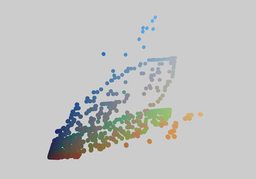
#> input picture example.png, 256 x 179 px, shrunk from 1000 x 700 before the run
$ python run.py example.png
#> lines starting #> are read from the running program, lines starting #| are printed output that depends on the picture
import os, sys, collections, pickle
from PIL import Image, ImageDraw
import cv2
from jinja2 import Template

INFILE = sys.argv[1]
BLENDER_PATH = '/Applications/Blender.app/Contents/MacOS/blender'
DIR_PATH = os.path.dirname(os.path.realpath(__file__))

def rgb_to_lab(inputRGB):
	rgb = [0,0,0]
	for idx, i in enumerate(inputRGB):
		i = float(i) / 255
		if i > 0.04045:
			i = ((i + 0.055) / 1.055) ** 2.4
		else:
			i = i / 12.92
		rgb[idx] = i * 100

	xyz = [0,0,0,]
	x = rgb[0] * 0.4124 + rgb[1] * 0.3576 + rgb[2] * 0.1805
	y = rgb[0] * 0.2126 + rgb[1] * 0.7152 + rgb[2] * 0.0722
	z = rgb[0] * 0.0193 + rgb[1] * 0.1192 + rgb[2] * 0.9505
	xyz = [round(i, 4) for i in [x,y,z]]
	xyz[0] = float(xyz[0]) / 95.047  # ref_X = 95.047 Observer = 2°, Illuminant = D65
	xyz[1] = float(xyz[1]) / 100.0   # ref_Y = 100.000
	xyz[2] = float(xyz[2]) / 108.883 # ref_Z = 108.883
	for idx, i in enumerate(xyz):
		if i > 0.008856:
			i = i ** (0.3333333333333333)
		else:
			i = (7.787 * i) + (16/116)
	return xyz

def log_colors(colors, prefix=INFILE):
	# Log colors
	print('logging colors...')
	with open(prefix + '_colors.log', 'w+') as f:
		for color in list(colors):
			f.write(str(color)[1:-1] + '\n')
	with open(prefix + '_colors.pickle', 'wb') as f:
	    pickle.dump(colors, f)

	# Log unique colors
	print('logging unique colors...')
	with open(prefix + '_colors_unique.log', 'w+') as f:
		colors_unique = list(collections.Counter(colors).keys())
		for i in colors_unique:
			f.write(str(i)[1:-1] + '\n')
	with open(prefix + '_colors_unique.pickle', 'wb') as f:
	    pickle.dump(colors_unique, f)

	# Log LAB colors
	print('logging LAB colors...')
	with open(prefix + '_colors_LAB.log', 'w+') as f:
		colors_lab = [list(i) for i in collections.Counter(colors).keys()]
		colors_lab = [rgb_to_lab(i) for i in colors_lab]
		for i in colors_lab:
			f.write(str(i)[1:-1] + '\n')
	with open(prefix + '_colors_LAB.pickle', 'wb') as f:
	    pickle.dump(colors_lab, f)

	# Log unique LAB colors
	print('logging unique LAB colors...')
	with open(prefix + '_colors_unique_LAB.log', 'w+') as f:
		colors_unique = collections.Counter(colors).keys()
		colors_unique_lab = [list(i) for i in collections.Counter(colors_unique).keys()]
		colors_unique_lab = [rgb_to_lab(i) for i in colors_unique_lab]
		for i in colors_unique_lab:
			f.write(str(i)[1:-1] + '\n')
	with open(prefix + '_colors_unique_LAB.pickle', 'wb') as f:
	    pickle.dump(colors_unique_lab, f)

	# Reduce colors list size by every nth item
	# n = 100
	# colors_unique = colors_unique[0::n]
	# colors_unique_lab = colors_unique_lab[0::n]

	# Use occurences of colours to set radius
	print('setting radius of individual points...')
	r_weight = 0.1
	radii = []
	for c in colors_unique:
		radii.append(colors.count(c) * r_weight)

	# Set items dict to be passed to jinja
	print('creating items dict for jinja2...')
	items = [{
		'color': color,
		'position': [(i * 10) for i in colors_unique_lab[idx]],
		'radius': radii[idx]
	} for idx, color in enumerate(colors_unique)]

	# Reduce items list size by every nth item
	# n = 10
	# items = items[0::n]

	with open(prefix + '.pickle', 'wb') as f:
	    pickle.dump(items, f)

def save_image(colors):
	w = h = len(colors)
	im = Image.new('RGB', (int(w), int(h)))
	im_draw = ImageDraw.Draw(im)
	for idx, color in enumerate(colors):
		im_draw.line((idx,0) + (idx, int(h)), fill=color)
	del im_draw
	im.save(INFILE + '_colors.png')

def extract_colors_from_image(filename):
	im = Image.open(filename)
	colors = []
	for idx, color in enumerate(im.getcolors(maxcolors=999999)):
		rgb = color[1] if 'RGB' in im.mode else color[1][:-1]
		rgb = tuple(list(rgb[:-1])) if len(rgb) > 3 else rgb # Ignore alpha channel
		colors.append(rgb)
	print('Extracted', len(colors), 'colors from', filename)
	return colors

def main():
	# Extract colors
	colors = extract_colors_from_image(INFILE)
#> in extract_colors_from_image, im is the input picture: PIL image 256x179 RGBA; mean R, G, B, A 195.3, 196.2, 195.2, 255
#> the loop in extract_colors_from_image, `for idx, color in enumerate(im.getcolors(maxcolors=999999)):` made 5421 passes
#> color on passes 1 to 3: (1, (214, 216, 223, 255)), (1, (218, 212, 207, 255)), (1, (217, 212, 207, 255))
#> after the loop in extract_colors_from_image, `for idx, color in enumerate(im.getcolors(maxcolors=999999)):`: colors = 5421 items, first 6: (214, 216, 223), (218, 212, 207), (217, 212, 207), (215, 211, 207), (214, 211, 207), (213, 211, 207)
#| Extracted 5421 colors from example.png

	# Log colors via pickle/.log files
	log_colors(colors)
#> the loop in log_colors, `for color in list(colors):` made 5421 passes
#> in log_colors, `colors_unique = list(collections.Counter(colors).keys())`: colors_unique has the same summary as colors in extract_colors_from_image
#> the loop in log_colors, `for i in colors_unique:` made 5421 passes
#> in log_colors, `colors_lab = [list(i) for i in collections.Counter(colors).keys()]`: colors_lab = 5421 items, first 6: [214, 216, 223], [218, 212, 207], [217, 212, 207], [215, 211, 207], [214, 211, 207], [213, 211, 207]
#> in log_colors, `colors_lab = [rgb_to_lab(i) for i in colors_lab]`: colors_lab = 5421 items, first 6: [0.69, 0.687, 0.731], [0.67, 0.665, 0.629], [0.667, 0.663, 0.629], [0.658, 0.655, 0.628], [0.655, 0.654, 0.628], [0.652, 0.652, 0.628]
#> the loop in log_colors, `for i in colors_lab:` made 5421 passes
#> in log_colors, `colors_unique_lab = [list(i) for i in collections.Counter(colors_uniqu..`: colors_unique_lab = 5421 items, first 6: [214, 216, 223], [218, 212, 207], [217, 212, 207], [215, 211, 207], [214, 211, 207], [213, 211, 207]
#> in log_colors, `colors_unique_lab = [rgb_to_lab(i) for i in colors_unique_lab]`: colors_unique_lab has the same summary as colors_lab
#> the loop in log_colors, `for i in colors_unique_lab:` made 5421 passes
#> the loop in log_colors, `for c in colors_unique:` made 5421 passes
#> after the loop in log_colors, `for c in colors_unique:`: radii = 5421 values from 0.1 to 0.1
#> in log_colors, `items = [{ 'color': color, 'position': [(i * 10) for i in colors_uniqu..`: items = 5421 items

	# Save barcode image
	save_image(colors)
#> in save_image, `w = h = len(colors)`: w = 5421
#> in save_image, `im = Image.new('RGB', (int(w), int(h)))`: im: PIL image 5421x5421 RGB; every value is 0
#> the loop in save_image, `for idx, color in enumerate(colors):` made 5421 passes
#> in save_image, `im.save(INFILE + '_colors.png')`:
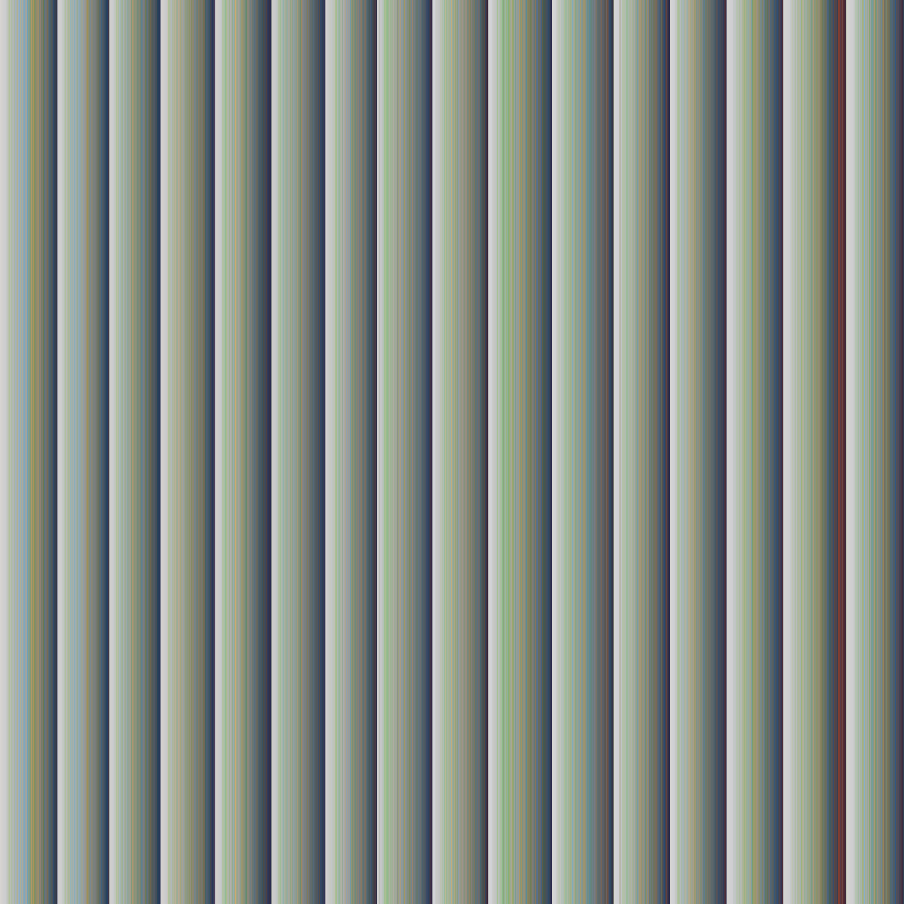
#> saved as example.png_colors.png: PIL image 5421x5421 RGB (shown at 1/6 size); mean R, G, B 136, 143.7, 135.8

	# Create aframe scene
	print('Creating aframe scene...')
	with open(INFILE + '.pickle', 'rb') as f:
		data = pickle.load(f)
#> (the run stopped early here; a loop or call above may not have finished)
